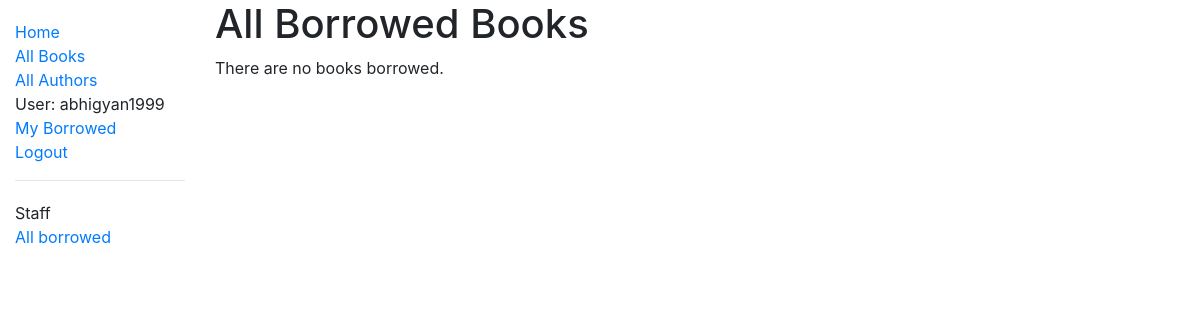
/catalog/borrowed/ (signed in), run on an earlier commit of the app's database.
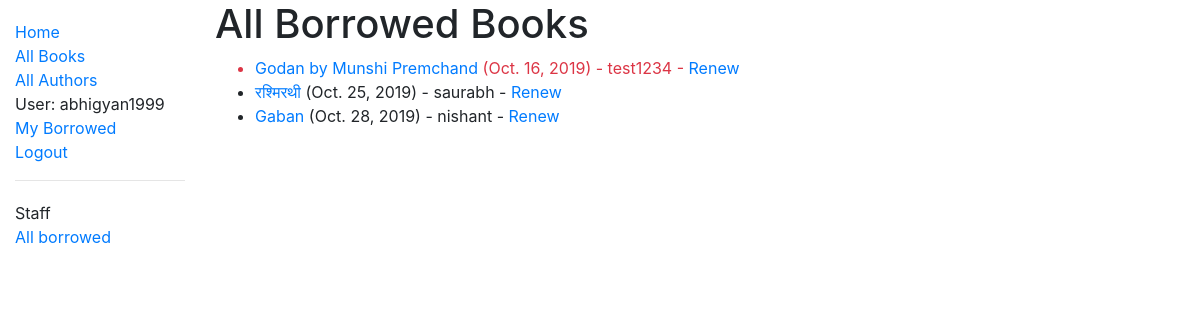
And on a later commit of the database.
### catalog/models.py (models this page shows, shortened)
class BookInstance(models.Model):
    id = models.UUIDField(primary_key=True, default=uuid.uuid4, help_text='Unique ID for this Book across whole Library')
    book = models.ForeignKey('Book', on_delete=models.SET_NULL, null=True)
    imprint = models.CharField(max_length=200)
    due_back = models.DateField(null=True, blank=True)
    borrower = models.ForeignKey(User, on_delete=models.SET_NULL, null= True, blank=True)
    @property
    def is_overdue(self):
        if self.due_back and date.today() > self.due_back:
            return True
        return False
    LOAN_STATUS = (
        ('m', 'Maintenance'),
        ('o', 'On Loan'),
        ('a', 'Available'),
        ('r','Reserved')
    )
    status = models.CharField(
        max_length=1,
        choices=LOAN_STATUS,
        blank=True,
        default='m',
        help_text='Book Availability',
    )
    class Meta:
        ordering = ['due_back']
        permissions = (("can_mark_returned", "Set book as returned"), )

class Book(models.Model):
    title = models.CharField(max_length=200)
    author = models.ForeignKey('Author', on_delete=models.SET_NULL, null=True)
    summary = models.TextField(max_length=1000, help_text='Enter a brief description os the book')
    isbn = models.CharField('ISBN', max_length=13, help_text='13 Character <a href="https://www.isbn-international.org/content/what-isbn">ISBN number</a>')
    genre = models.ManyToManyField(Genre, help_text='Select a genre for this Boook')
    language = models.ForeignKey('Language', on_delete=models.SET_NULL, null=True)
    def display_genre(self):
        """Create a string for the Genre. This is required to display genre in Admin."""
        return ', '.join(genre.name for genre in self.genre.all()[:3])
    display_genre.short_description = 'Genre'

### catalog/views.py (the view)
# urls.py: path('borrowed/', views.LoanedBooksAllListView.as_view(), name='all-borrowed'), # Added as part of the challenge
class LoanedBooksAllListView(PermissionRequiredMixin, generic.ListView):
    model = BookInstance
    permission_required = 'catalog.can_mark_returned'
    template_name = 'catalog/bookinstance_list_borrowed_all.html'
    paginate_by = 10
    def get_queryset(self):
        return BookInstance.objects.filter(status__exact='o').order_by('due_back')

### catalog/templates/catalog/bookinstance_list_borrowed_all.html
{% extends "base_generic.html" %}
{% block content %}
    <h1>All Borrowed Books</h1>
    {% if bookinstance_list %}
    <ul>
      {% for bookinst in bookinstance_list %}
      <li class="{% if bookinst.is_overdue %}text-danger{% endif %}">
        <a href="{% url 'book-detail' bookinst.book.pk %}">{{bookinst.book.title}}</a> ({{ bookinst.due_back }}) {% if user.is_staff %}- {{ bookinst.borrower }}{% endif %} {% if perms.catalog.can_mark_returned %}- <a href="{% url 'renew-book-librarian' bookinst.id %}">Renew</a> {% endif %}
      </li>
      {% endfor %}
    </ul>
    {% else %}
      <p>There are no books borrowed.</p>
    {% endif %}
{% endblock %}

What changed in the data, as far as the page shows it:
now on this page (row edited): BookInstance: book "Godan by Munshi Premchand", due_back "Oct. 16, 2019", borrower "test1234"
added BookInstance: book "रश्मिरथी", due_back "Oct. 25, 2019", borrower "saurabh"
added BookInstance: book "Gaban", due_back "Oct. 28, 2019", borrower "nishant"
Also different on the page:
text no longer shown: "There are no books borrowed."
